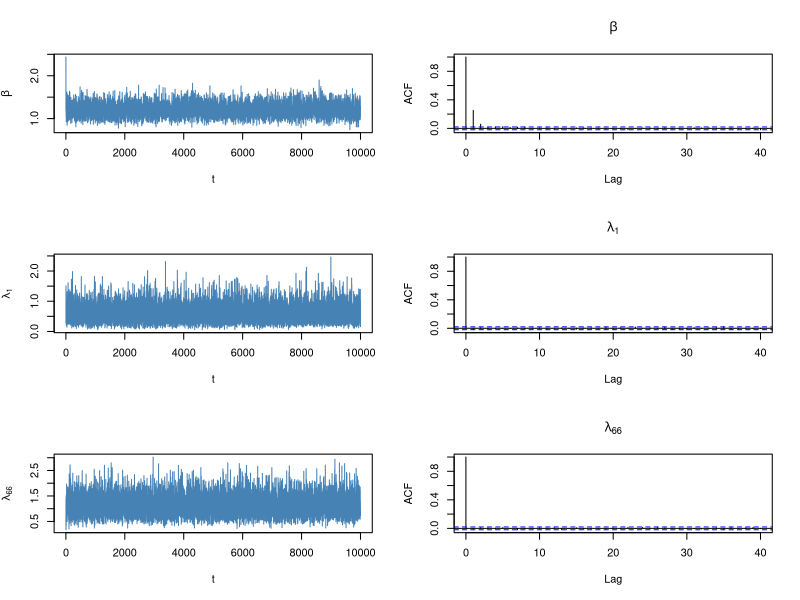
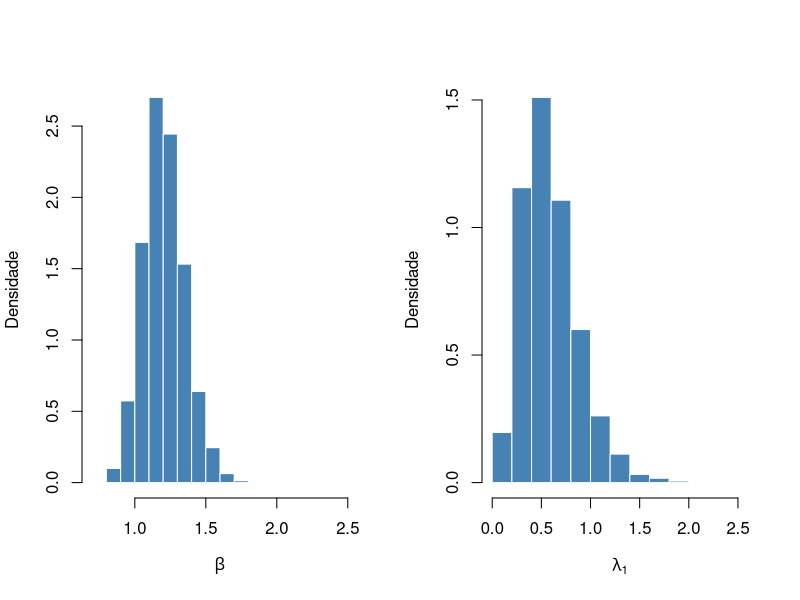
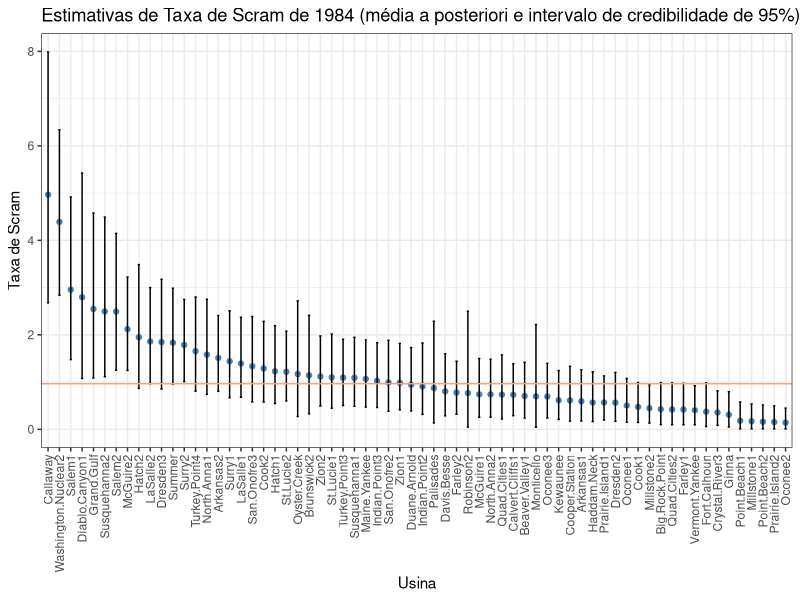

Source code (R) for these figures, in order:
## ----carrega-dados, echo=TRUE, message=FALSE, warning=FALSE--------------------------

library(readr)
library(dplyr)

scram <- read_table2(
  file = here::here("dados", "table76.txt"))

scram <- scram %>% 
  filter(Year == 1) %>% 
  select(-X5, -Year) %>% 
  rename(x = y) %>% 
  mutate(T = T/1000)

scram



## ----gibbs, eval=TRUE, echo=TRUE, warning=FALSE, message=FALSE-----------------------

# Configuração

alpha <- 1.4
gamma <- 0.01
delta <- 1

n <- length(scram$x)
M <- 10000

theta <- matrix(0, nrow = M, ncol = n + 1)
colnames(theta) <- c("beta", paste0("lambda_", 1:n))



## ----gibbs1, eval=TRUE, echo=TRUE, warning=FALSE, message=FALSE----------------------

# Amostrador de Gibbs (valor inicial e passo 1)

beta <- 10
lambda <- rgamma(n = n,
                 shape = alpha + scram$x,
                 rate = beta + scram$T)
beta <- rgamma(n = 1,
               shape = n*alpha + gamma,
               rate = delta + sum(lambda))
theta[1,] <- c(beta, lambda)



## ----gibbs2, eval=TRUE, echo=TRUE, warning=FALSE, message=FALSE----------------------

# Amostrador de Gibbs (passo t)

for (t in 2:M){
  
  theta[t,2:(n+1)] <- rgamma(n = n,
                             shape = alpha + scram$x,
                             rate = theta[(t-1),1] + scram$T)
  
  theta[t,1] <- rgamma(n = 1,
                       shape = n*alpha + gamma,
                       rate = delta + sum(theta[t,2:(n+1)]))
  
}



## ----mcmc_converge, eval=TRUE, echo=FALSE, warning=FALSE, message=FALSE, fig.align='center', out.width="95%"----

par(mfrow = c(3,2))

plot(theta[,"beta"], type = "l", col = "steelblue",
     ylab = expression(beta), xlab = "t",
     main = "")

acf(theta[,"beta"], main = expression(beta) )

plot(theta[,"lambda_1"], type = "l", col = "steelblue",
     ylab = expression(lambda[1]), xlab = "t",
     main = "")

acf(theta[,"lambda_1"], main = expression(lambda[1]))

plot(theta[,"lambda_66"], type = "l", col = "steelblue",
     ylab = expression(lambda[66]), xlab = "t",
     main = "")

acf(theta[,"lambda_66"], main = expression(lambda[66]))



## ----inferencia, eval=TRUE, echo=FALSE, warning=FALSE, message=FALSE, fig.align='center', out.width="95%"----

par(mfrow = c(1,2))

hist(theta[,"beta"], probability = TRUE,
     col = "steelblue",
     border = "white",
     xlab = expression(beta),
     ylab = "Densidade",
     main = "")

hist(theta[,"lambda_1"], probability = TRUE,
     col = "steelblue",
     border = "white",
     xlab = expression(lambda[1]),
     ylab = "Densidade",
     main = "")



## ----inferencia2, eval=TRUE, echo=TRUE, warning=FALSE, message=FALSE-----------------

# Resumo da distribuição 
# a posteriori das taxas de scram

lambda_post <- data.frame(
  usina = scram$Plant,
  x = scram$x,
  T = scram$T,
  EMV = scram$x/scram$T,
  media = colMeans(theta[,2:(n+1)]))

lambda_post$li95 <- apply(X = theta[,2:(n+1)],
                          MARGIN = 2,
                          FUN = quantile, probs = 0.025)

lambda_post$ls95 <- apply(X = theta[,2:(n+1)],
                          MARGIN = 2,
                          FUN = quantile, probs = 0.975)

head(lambda_post)



## ----inferencia3, eval=TRUE, echo=FALSE, warning=FALSE, message=FALSE, fig.align='center', out.width="95%"----

library(ggplot2)

p <- ggplot(data = lambda_post) +
  geom_point(mapping = 
               aes(x = reorder(usina, desc(media)), y = media),
             color = "steelblue") +
  geom_errorbar(mapping = 
                  aes(x = reorder(usina, desc(media)),
                      ymin = li95, ymax = ls95),
                width=.2, position = position_dodge(.9)) +
  geom_hline(yintercept = sum(scram$x)/sum(scram$T),
             color = "lightsalmon") +
  theme_bw() +
  theme(axis.text.x = element_text(angle = 90, vjust = 0.5, hjust = 1)) +
  labs(x = "Usina", y = "Taxa de Scram", title = "Estimativas de Taxa de Scram de 1984 (média a posteriori e intervalo de credibilidade de 95%)")

p


